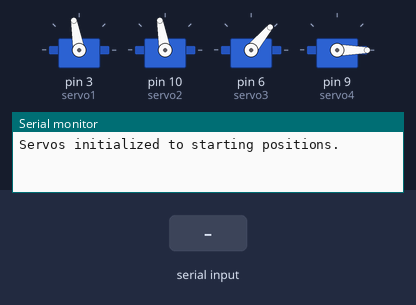
Bench run of a sketch on a simulated Arduino Uno, built with avr-gcc and run on an emulated ATmega328P. Shown: 4 × servo, the last lines printed to the serial monitor. The test bench sets the inputs (shaded band).

Above: at 1.2 s.
1.3 s: "90,45\n" received over Serial
At 2.09 s:
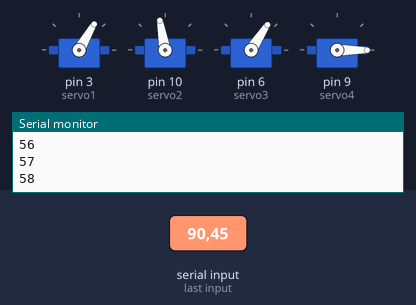
At 5.4 s:
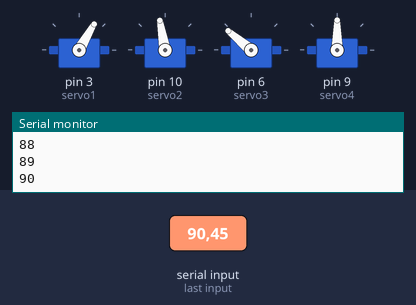
Timing chart, 0 to 6.9 s (numbered marks = the images above; inputs shaded):
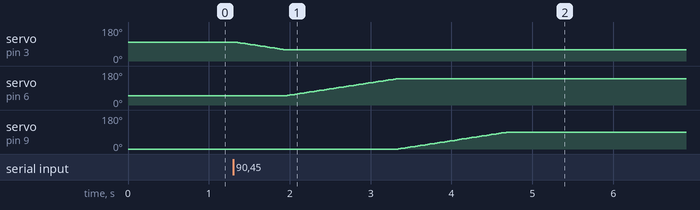

The sketch:

robot_move_1.ino
```cpp
#include <Servo.h>

Servo servo1;
Servo servo2;
Servo servo3;
Servo servo4;

// Store the target position for each servo
int targetPos1 = 90;
int targetPos2 = 100;
int targetPos3 = 140;
int targetPos4 = 180;

int currentPos1 = 100;
int currentPos2 = 100;
int currentPos3 = 50;
int currentPos4 = 0;

int speed = 1; // The smaller the value, the smoother the movement

String receivedData = "";
float xPos = 0;
float yPos = 0;

void setup() {
  Serial.begin(9600);
  // Attach each servo to its respective pin
  servo1.attach(3);   // attaches the base
  servo2.attach(10);  // attaches the shoulder
  servo3.attach(6);  // attaches the elbow
  servo4.attach(9);  // attaches the clow

  // Set initial positions
  servo1.write(currentPos1);
  servo2.write(currentPos2);
  servo3.write(currentPos3);
  servo4.write(currentPos4);
  Serial.println("Servos initialized to starting positions.");
}

void loop() {
  if (Serial.available() > 0) {
    // Read the incoming string until newline character
    String data = Serial.readStringUntil('\n');
    // Parse and execute the command
    getValues(data);
  }
}

void getValues(String data) {
  // Example: split the data into xPos and yPos based on comma
  int commaIndex = data.indexOf(',');  // Find the position of the comma

  if (commaIndex > 0) {
    String xPosString = data.substring(0, commaIndex);  // Extract the xPos part
    String yPosString = data.substring(commaIndex + 1);

      // Convert the extracted strings to floats
    float xPos = xPosString.toFloat();
    float yPos = yPosString.toFloat();

    bool isLeft = xPos < 185;
    bool isRight = xPos > 185;
    bool isUp = yPos < 185;
    bool isDown = yPos > 185;

    if (isLeft && isUp) {
      // Move left and up
      Serial.println("Moving servos to target positions..."); // Debug output
      smoothMoveToTarget(servo1, currentPos1, 60);
      smoothMoveToTarget(servo2, currentPos2, 100);
      smoothMoveToTarget(servo3, currentPos3, 140);
      smoothMoveToTarget(servo4, currentPos4, 90);
    } else if (isLeft && isDown) {
      // Move left and down
      Serial.println("Moving down"); // Debug output
      smoothMoveToTarget(servo1, currentPos1, 60);
      smoothMoveToTarget(servo2, currentPos2, 160);
      smoothMoveToTarget(servo3, currentPos3, 10);
      smoothMoveToTarget(servo4, currentPos4, 0);
    } else if (isRight && isUp) {
      // Up and right
      Serial.println("Moving down"); // Debug output
      smoothMoveToTarget(servo1, currentPos1, 120);
      smoothMoveToTarget(servo2, currentPos2, 100);
      smoothMoveToTarget(servo3, currentPos3, 140);   // Move back to starting pos3 = 50
      smoothMoveToTarget(servo4, currentPos4, 90);    // Move back to starting pos4 = 0
    }  else if (isRight && isDown){
        Serial.println("Moving down"); // Debug output
        smoothMoveToTarget(servo1, currentPos1, 120);
        smoothMoveToTarget(servo2, currentPos2, 160);  // Move back to starting pos2 = 100
        smoothMoveToTarget(servo3, currentPos3, 10);   // Move back to starting pos3 = 50
        smoothMoveToTarget(servo4, currentPos4, 0);    // Move back to starting pos4 = 0
    } else {
       Serial.println("Unknown movement");
    }
  }
}

  // // Move each servo to the target position smoothly
  // Serial.println("Moving servos to target positions..."); // Debug output
  // smoothMoveToTarget(servo1, currentPos1, targetPos1);
  // smoothMoveToTarget(servo2, currentPos2, targetPos2);
  // smoothMoveToTarget(servo3, currentPos3, targetPos3);
  // smoothMoveToTarget(servo4, currentPos4, targetPos4);

  // // Wait for some time at the target position
  // delay(15);
  // Serial.println("Reached target positions."); // Debug output

  // Serial.println("Moving down"); // Debug output
  // smoothMoveToTarget(servo1, currentPos1, 90);    // Move back to starting pos1 = 0
  // smoothMoveToTarget(servo2, currentPos2, 200);  // Move back to starting pos2 = 100
  // smoothMoveToTarget(servo3, currentPos3, 10);   // Move back to starting pos3 = 50
  // smoothMoveToTarget(servo4, currentPos4, 0);    // Move back to starting pos4 = 0

  // // Move each servo back to the original starting position smoothly
  // Serial.println("Moving servos back to starting positions..."); // Debug output
  // smoothMoveToTarget(servo1, currentPos1, 90);    // Move back to starting pos1 = 0
  // smoothMoveToTarget(servo2, currentPos2, 100);  // Move back to starting pos2 = 100
  // smoothMoveToTarget(servo3, currentPos3, 50);   // Move back to starting pos3 = 50
  // smoothMoveToTarget(servo4, currentPos4, 0);    // Move back to starting pos4 = 0

  // // Wait for some time before repeating the loop
  // delay(15);


// Function to smoothly move the servo to the target position
void smoothMoveToTarget(Servo &servo, int &currentPos, int targetPos) {
  Serial.print("Current position: ");
  Serial.print(currentPos);
  Serial.print(" | Target position: ");
  Serial.println(targetPos);
  while (currentPos < targetPos) {
    currentPos += speed; // Increment position
    Serial.println(currentPos);
    servo.write(currentPos);
    delay(15); // Control the speed of the movement
  }
  while (currentPos > targetPos) {
    currentPos -= speed; // Decrement position
    Serial.println(currentPos);
    servo.write(currentPos);
    delay(15);
  }
}
```

Measured:
- after the input at 1.3 s, servo on pin 3 (servo1): moves from 100° to 60° over 0.59 s, starting at once; servo on pin 6 (servo3): moves from 50° to 140° over 1.4 s, starting after 0.67 s; servo on pin 9 (servo4): moves from 0° to 90° over 1.4 s, starting after 2.0 s
